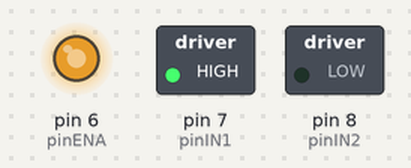
A sketch run on a simulated Arduino Uno, built with avr-gcc and run on an emulated ATmega328P. On the bench: switched loads named in the sketch (green lamp = pin HIGH), output pins drawn as LEDs (lit = HIGH).

Above: at 0.1 s.
Timing chart, 0 to 1.6 s (numbered marks = the images above):
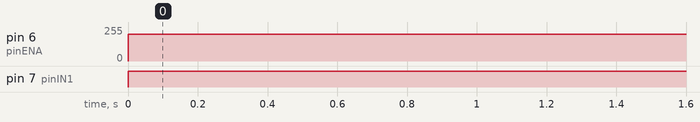

Measured:
- by itself, pin 6 (pinENA): 0/255 → 200/255 at 0.00 s
- by itself, pin 7 (pinIN1): LOW → HIGH at 0.00 s

The sketch:

Motor-Pont-H.ino
```cpp
const int pinENA = 6;
const int pinIN1 = 7;
const int pinIN2 = 8;

const int speed = 200;      //Velocitat de gir 80%

void setup()
{
   pinMode(pinIN1, OUTPUT);
   pinMode(pinIN2, OUTPUT);
   pinMode(pinENA, OUTPUT);
}

void loop()
{
   digitalWrite(pinIN1, HIGH);
   digitalWrite(pinIN2, LOW);
   analogWrite(pinENA, speed);
   delay(1000);
}
```
